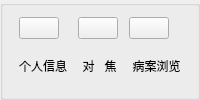
       <widget class="QGroupBox" name="groupBox_2">
        <property name="sizePolicy">
         <sizepolicy hsizetype="Preferred" vsizetype="Preferred">
          <horstretch>0</horstretch>
          <verstretch>0</verstretch>
         </sizepolicy>
        </property>
        <property name="maximumSize">
         <size>
          <width>500</width>
          <height>16777215</height>
         </size>
        </property>
        <property name="autoFillBackground">
         <bool>false</bool>
        </property>
        <property name="title">
         <string/>
        </property>
        <property name="flat">
         <bool>false</bool>
        </property>
        <layout class="QGridLayout" name="gridLayout_3">
         <item row="0" column="0">
          <widget class="QPushButton" name="pushButton_personinfo">
           <property name="sizePolicy">
            <sizepolicy hsizetype="Fixed" vsizetype="Fixed">
             <horstretch>0</horstretch>
             <verstretch>0</verstretch>
            </sizepolicy>
           </property>
           <property name="text">
            <string/>
           </property>
           <property name="icon">
            <iconset resource="resource.qrc">
             <normaloff>:/image/icons/person.png</normaloff>:/image/icons/person.png</iconset>
           </property>
           <property name="iconSize">
            <size>
             <width>64</width>
             <height>64</height>
            </size>
           </property>
          </widget>
         </item>
         <item row="0" column="1">
          <widget class="QPushButton" name="pushButton_focus">
           <property name="sizePolicy">
            <sizepolicy hsizetype="Fixed" vsizetype="Fixed">
             <horstretch>0</horstretch>
             <verstretch>0</verstretch>
            </sizepolicy>
           </property>
           <property name="text">
            <string/>
           </property>
           <property name="icon">
            <iconset resource="resource.qrc">
             <normaloff>:/image/icons/focus.png</normaloff>:/image/icons/focus.png</iconset>
           </property>
           <property name="iconSize">
            <size>
             <width>64</width>
             <height>64</height>
            </size>
           </property>
          </widget>
         </item>
         <item row="0" column="2">
          <widget class="QPushButton" name="pushButton_illbrower">
           <property name="sizePolicy">
            <sizepolicy hsizetype="Fixed" vsizetype="Fixed">
             <horstretch>0</horstretch>
             <verstretch>0</verstretch>
            </sizepolicy>
           </property>
           <property name="text">
            <string/>
           </property>
           <property name="icon">
            <iconset resource="resource.qrc">
             <normaloff>:/image/icons/brower.png</normaloff>:/image/icons/brower.png</iconset>
           </property>
           <property name="iconSize">
            <size>
             <width>64</width>
             <height>64</height>
            </size>
           </property>
           <property name="checkable">
            <bool>false</bool>
           </property>
           <property name="autoExclusive">
            <bool>false</bool>
           </property>
          </widget>
         </item>
         <item row="1" column="0">
          <widget class="QLabel" name="label">
           <property name="text">
            <string>个人信息</string>
           </property>
           <property name="alignment">
            <set>Qt::AlignCenter</set>
           </property>
          </widget>
         </item>
         <item row="1" column="1">
          <widget class="QLabel" name="label_2">
           <property name="text">
            <string> 对   焦</string>
           </property>
           <property name="alignment">
            <set>Qt::AlignCenter</set>
           </property>
          </widget>
         </item>
         <item row="1" column="2">
          <widget class="QLabel" name="label_3">
           <property name="text">
            <string> 病案浏览</string>
           </property>
           <property name="alignment">
            <set>Qt::AlignCenter</set>
           </property>
          </widget>
         </item>
        </layout>
       </widget>
